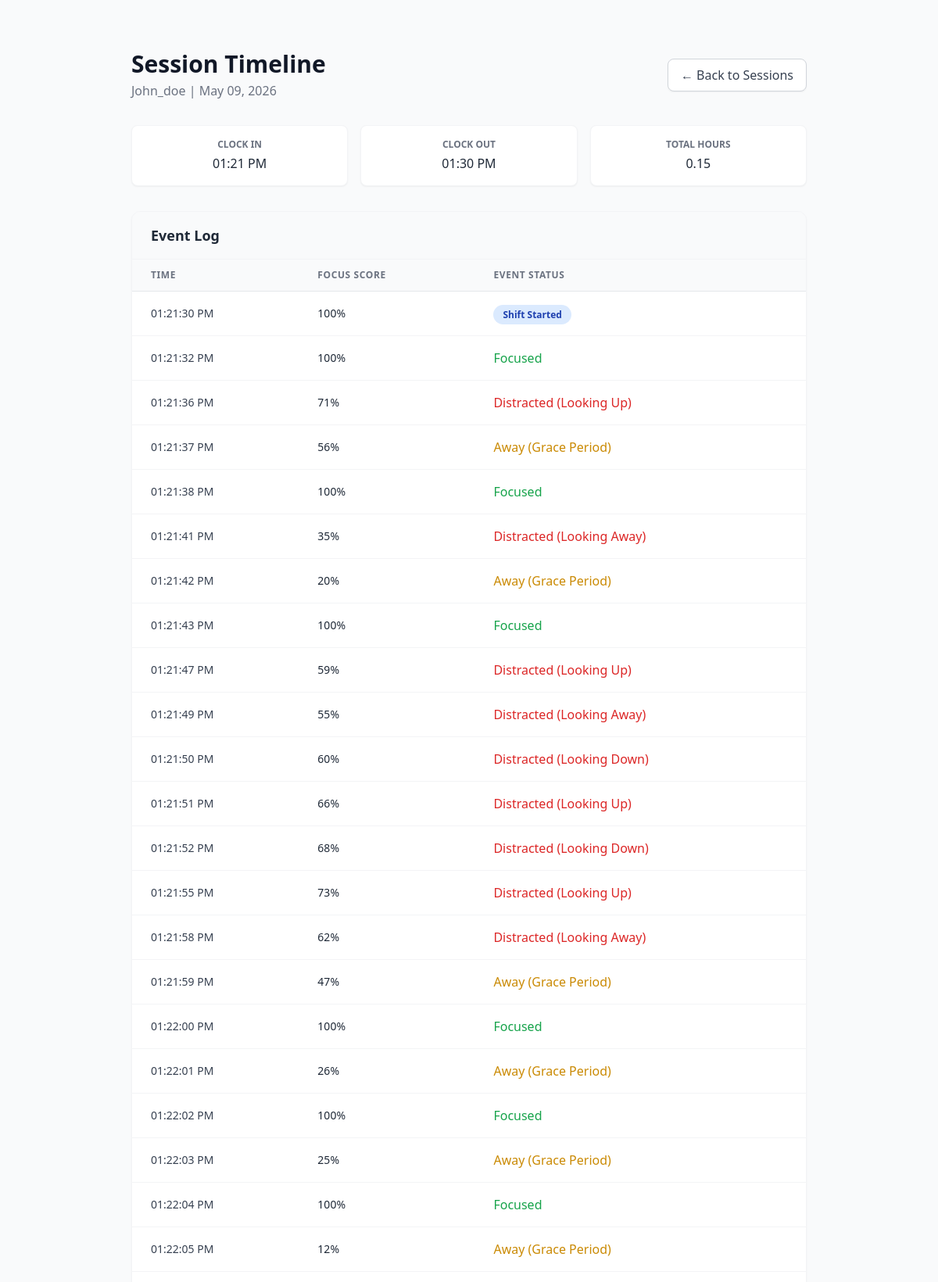
The app's page /admin/employee/2/session/4 (signed in, upper part) with its own data.
### app/models.py (models this page shows)
class User(db.Model):
    __tablename__ = 'users'
    id = db.Column(db.Integer, primary_key=True)
    username = db.Column(db.String(50), unique=True, nullable=False)
    email = db.Column(db.String(100), unique=True, nullable=False)
    password_hash = db.Column(db.String(255), nullable=False)
    role = db.Column(db.String(20), default='employee')
    department_id = db.Column(db.Integer, db.ForeignKey('departments.id'), nullable=True)
    created_at = db.Column(db.DateTime, default=datetime.utcnow)
    allowed_break_minutes = db.Column(db.Integer, default=60)
    attendance_records = db.relationship('Attendance', backref='employee', lazy=True)
    focus_logs = db.relationship('FocusLog', backref='employee', lazy=True)

class Attendance(db.Model):
    __tablename__ = 'attendance'
    id = db.Column(db.Integer, primary_key=True)
    user_id = db.Column(db.Integer, db.ForeignKey('users.id'), nullable=False)
    date = db.Column(db.Date, default=datetime.utcnow().date)
    check_in = db.Column(db.DateTime, nullable=True)
    check_out = db.Column(db.DateTime, nullable=True)
    total_hours = db.Column(db.Float, nullable=True)
    is_on_break = db.Column(db.Boolean, default=False)
    break_start_time = db.Column(db.DateTime, nullable=True)
    used_break_seconds = db.Column(db.Integer, default=0)

class FocusLog(db.Model):
    __tablename__ = 'focus_logs'
    id = db.Column(db.Integer, primary_key=True)
    user_id = db.Column(db.Integer, db.ForeignKey('users.id'), nullable=False)
    timestamp = db.Column(db.DateTime, default=datetime.utcnow)
    focus_score = db.Column(db.Float, nullable=False) # 0.0 to 1.0 (or 0 to 100)
    is_distracted = db.Column(db.Boolean, default=False)
    is_absent = db.Column(db.Boolean, default=False)
    status_message = db.Column(db.String(255), nullable=True)

### app/routes/admin.py (the view)
@admin_bp.route('/employee/<int:emp_id>/session/<int:session_id>')
def session_details(emp_id, session_id):
    if 'user_id' not in session or session.get('role') != 'admin':
        return redirect(url_for('auth.login'))
    employee = User.query.get_or_404(emp_id)
    shift = Attendance.query.get_or_404(session_id)
    query = FocusLog.query.filter(
        FocusLog.user_id == emp_id,
        FocusLog.timestamp >= shift.check_in
    )
    if shift.check_out:
        query = query.filter(FocusLog.timestamp <= shift.check_out)
    logs = query.order_by(FocusLog.timestamp.asc()).all()
    return render_template('admin/session_details.html', employee=employee, shift=shift, logs=logs)

### app/templates/admin/session_details.html
{% extends 'layout.html' %}
{% block content %}
<div class="w-full max-w-4xl px-4 py-8 self-start mt-8">
    <div class="flex justify-between items-center mb-8">
        <div>
            <h1 class="text-3xl font-bold text-gray-900">Session Timeline</h1>
            <p class="text-gray-500 mt-1">{{ employee.username | title }} | {{ shift.date.strftime('%B %d, %Y') }}</p>
        </div>
        <a href="/admin/employee/{{ employee.id }}/log" class="bg-white border border-gray-300 text-gray-700 px-4 py-2 rounded-lg shadow-sm hover:bg-gray-50 transition">
            &larr; Back to Sessions
        </a>
    </div>
    <div class="grid grid-cols-3 gap-4 mb-8">
        <div class="bg-white p-4 rounded-lg shadow-sm border border-gray-100 text-center">
            <span class="block text-xs font-semibold text-gray-500 uppercase">Clock In</span>
            <span class="block mt-1 font-medium text-gray-800">{{ shift.check_in.strftime('%I:%M %p') }}</span>
        </div>
        <div class="bg-white p-4 rounded-lg shadow-sm border border-gray-100 text-center">
            <span class="block text-xs font-semibold text-gray-500 uppercase">Clock Out</span>
            <span class="block mt-1 font-medium text-gray-800">{{ shift.check_out.strftime('%I:%M %p') if shift.check_out else 'Active' }}</span>
        </div>
        <div class="bg-white p-4 rounded-lg shadow-sm border border-gray-100 text-center">
            <span class="block text-xs font-semibold text-gray-500 uppercase">Total Hours</span>
            <span class="block mt-1 font-medium text-gray-800">{{ shift.total_hours if shift.total_hours else '--' }}</span>
        </div>
    </div>
    <div class="bg-white rounded-xl shadow-sm border border-gray-100 overflow-hidden">
        <div class="px-6 py-4 border-b border-gray-100 bg-gray-50">
            <h2 class="text-lg font-semibold text-gray-800">Event Log</h2>
        </div>
        <table class="w-full text-left border-collapse">
            <thead>
                <tr class="text-xs font-semibold text-gray-500 uppercase tracking-wider bg-gray-50">
                    <th class="px-6 py-3 border-b">Time</th>
                    <th class="px-6 py-3 border-b">Focus Score</th>
                    <th class="px-6 py-3 border-b">Event Status</th>
                </tr>
            </thead>
            <tbody class="divide-y divide-gray-100">
                {% for log in logs %}
                <tr class="hover:bg-gray-50 transition">
                    <td class="px-6 py-4 whitespace-nowrap text-sm text-gray-700">
                        {{ log.timestamp.strftime('%I:%M:%S %p') }}
                    </td>
                    <td class="px-6 py-4 whitespace-nowrap text-sm font-medium">
                        {{ log.focus_score | int }}%
                    </td>
                    <td class="px-6 py-4 whitespace-nowrap">
                        {% if 'Break' in log.status_message or 'Shift' in log.status_message %}
                            <span class="px-3 py-1 bg-blue-100 text-blue-800 rounded-full font-bold text-xs">{{ log.status_message }}</span>
                        {% elif log.status_message == 'Focused' %}
                            <span class="text-green-600 font-medium">{{ log.status_message }}</span>
                        {% elif log.status_message == 'Away (Grace Period)' %}
                            <span class="text-yellow-600 font-medium">{{ log.status_message }}</span>
                        {% else %}
                            <span class="text-red-600 font-medium">{{ log.status_message }}</span>
                        {% endif %}
                    </td>
                </tr>
                {% else %}
                <tr>
                    <td colspan="3" class="px-6 py-4 text-center text-gray-500">No events logged during this session.</td>
                </tr>
                {% endfor %}
            </tbody>
        </table>
    </div>
</div>
{% endblock %}

### records on screen
User: username "John_doe"
Attendance: date "May 09, 2026", check_in "01:21 PM", check_out "01:30 PM", total_hours "0.15"
FocusLog: timestamp "01:21:30 PM", focus_score "100", status_message "Shift Started"
FocusLog: timestamp "01:21:32 PM", focus_score "100", status_message "Focused"
FocusLog: timestamp "01:21:36 PM", focus_score "71", status_message "Distracted (Looking Up)"
FocusLog: timestamp "01:21:37 PM", focus_score "56", status_message "Away (Grace Period)"
FocusLog: timestamp "01:21:38 PM", focus_score "100", status_message "Focused"
FocusLog: timestamp "01:21:41 PM", focus_score "35", status_message "Distracted (Looking Away)"
FocusLog: timestamp "01:21:42 PM", focus_score "20", status_message "Away (Grace Period)"
FocusLog: timestamp "01:21:43 PM", focus_score "100", status_message "Focused"
FocusLog: timestamp "01:21:47 PM", focus_score "59", status_message "Distracted (Looking Up)"
FocusLog: timestamp "01:21:49 PM", focus_score "55", status_message "Distracted (Looking Away)"
FocusLog: timestamp "01:21:50 PM", focus_score "60", status_message "Distracted (Looking Down)"
FocusLog: timestamp "01:21:51 PM", focus_score "66", status_message "Distracted (Looking Up)"
FocusLog: timestamp "01:21:52 PM", focus_score "68", status_message "Distracted (Looking Down)"
FocusLog: timestamp "01:21:55 PM", focus_score "73", status_message "Distracted (Looking Up)"
FocusLog: timestamp "01:21:58 PM", focus_score "62", status_message "Distracted (Looking Away)"
FocusLog: timestamp "01:21:59 PM", focus_score "47", status_message "Away (Grace Period)"
FocusLog: timestamp "01:22:00 PM", focus_score "100", status_message "Focused"
FocusLog: timestamp "01:22:01 PM", focus_score "26", status_message "Away (Grace Period)"
FocusLog: timestamp "01:22:02 PM", focus_score "100", status_message "Focused"
FocusLog: timestamp "01:22:03 PM", focus_score "25", status_message "Away (Grace Period)"
FocusLog: timestamp "01:22:04 PM", focus_score "100", status_message "Focused"
FocusLog: timestamp "01:22:05 PM", focus_score "12", status_message "Away (Grace Period)"
